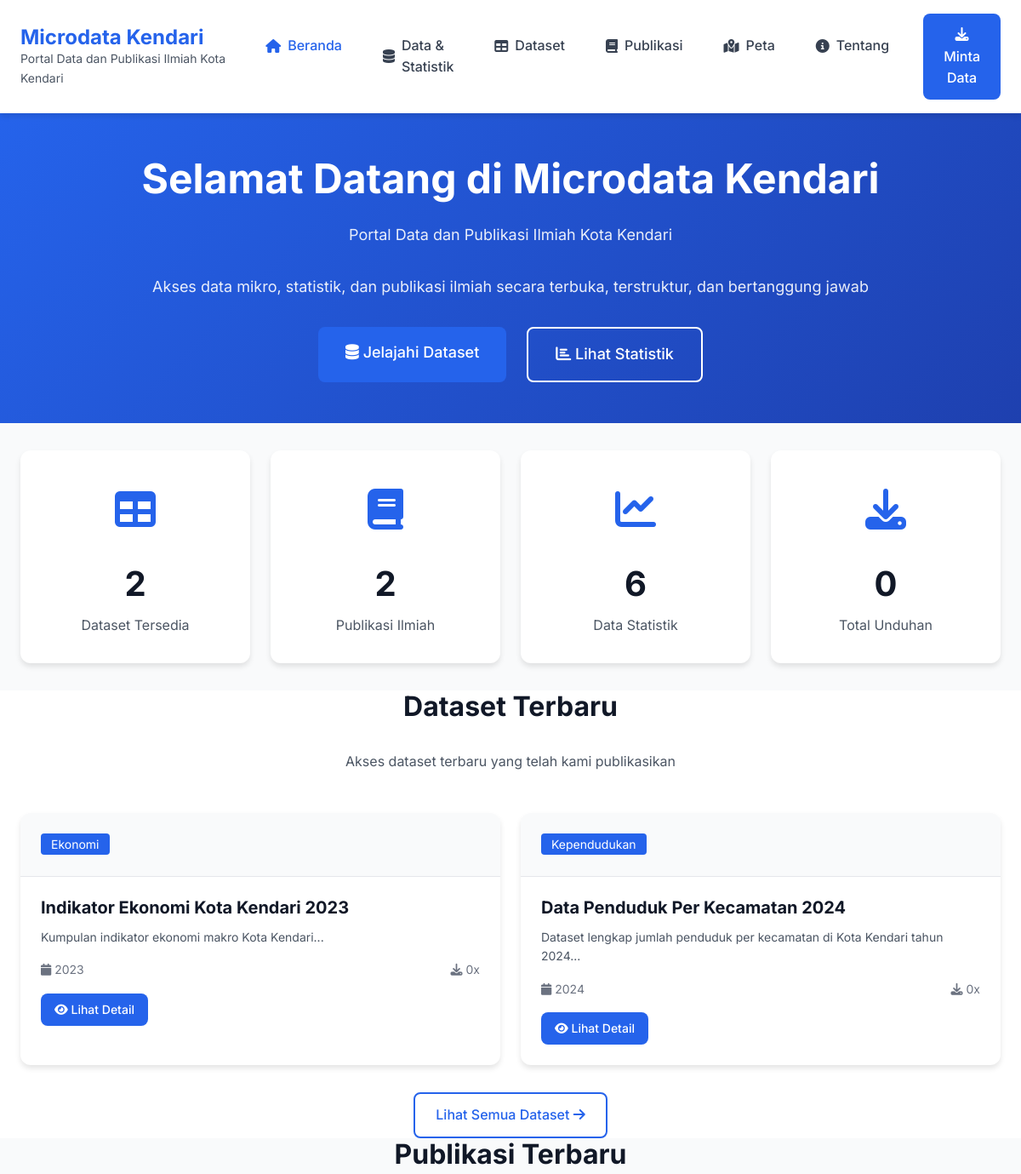
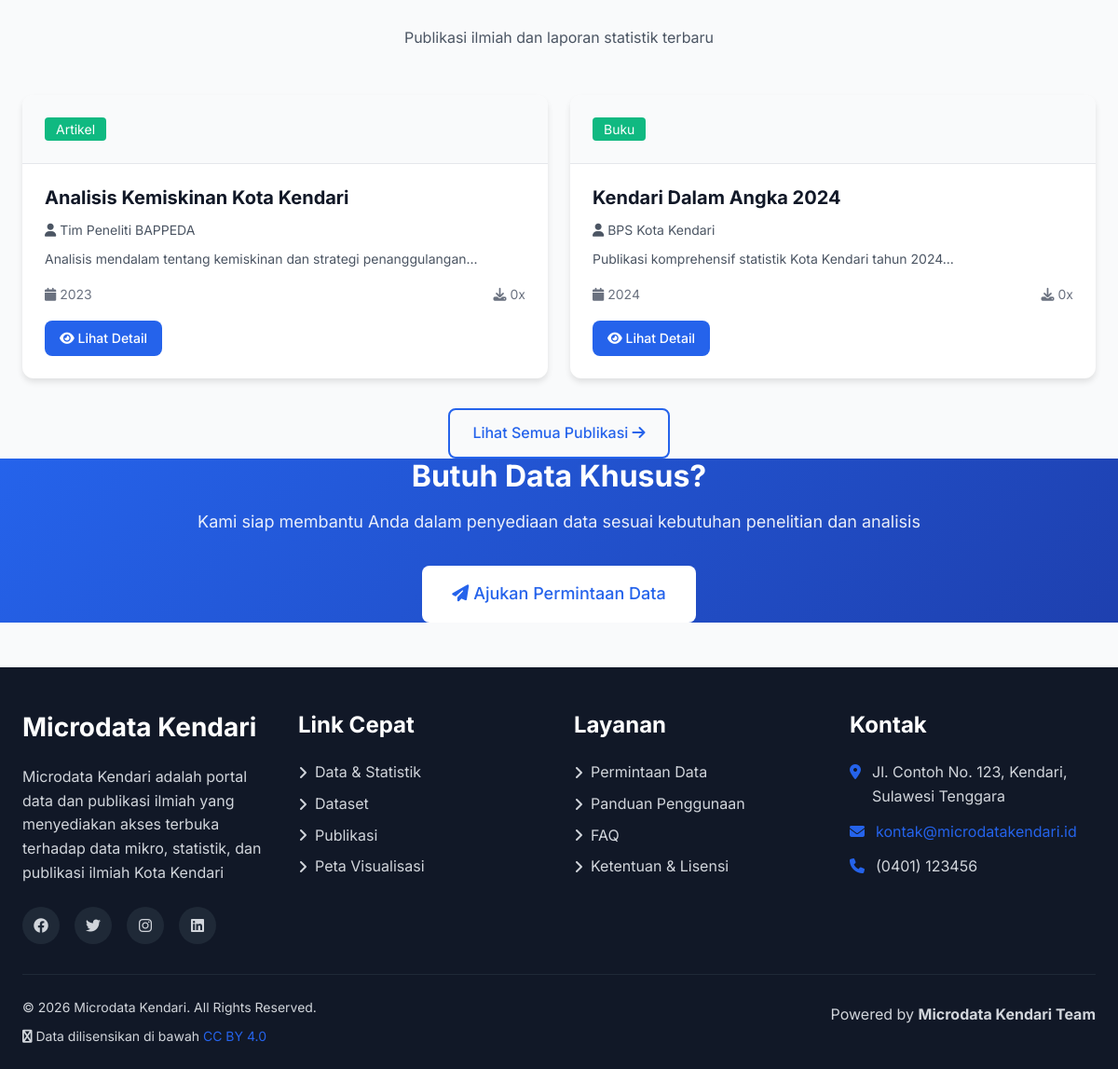
The page / on the database its author committed (2 pictures, top to bottom).
### tables this page shows
CREATE TABLE IF NOT EXISTS dataset (
    id INT AUTO_INCREMENT PRIMARY KEY,
    nama_dataset VARCHAR(255) NOT NULL,
    kategori_id INT NOT NULL,
    sumber VARCHAR(200) NOT NULL,
    metodologi TEXT COMMENT 'Metode pengumpulan data',
    tahun YEAR NOT NULL,
    periode VARCHAR(50),
    deskripsi TEXT,
    file_path VARCHAR(500) NOT NULL,
    file_name VARCHAR(255) NOT NULL,
    file_size INT COMMENT 'Ukuran file dalam bytes',
    file_type VARCHAR(50) COMMENT 'csv, xlsx, json, dll',
    jumlah_baris INT COMMENT 'Jumlah record dalam dataset',
    jumlah_kolom INT COMMENT 'Jumlah variabel/kolom',
    frekuensi_update VARCHAR(50) COMMENT 'Tahunan, Bulanan, Triwulanan',
    lisensi VARCHAR(100) DEFAULT 'Open Data',
    download_count INT DEFAULT 0,
    metadata JSON,
    tags VARCHAR(500) COMMENT 'Tag pencarian, pisahkan dengan koma',
    status ENUM('draft', 'published', 'archived') DEFAULT 'published',
    created_at TIMESTAMP DEFAULT CURRENT_TIMESTAMP,
    updated_at TIMESTAMP DEFAULT CURRENT_TIMESTAMP ON UPDATE CURRENT_TIMESTAMP,
    created_by INT,
    FOREIGN KEY (kategori_id) REFERENCES kategori(id) ON DELETE CASCADE,
    FOREIGN KEY (created_by) REFERENCES users(id) ON DELETE SET NULL,
    INDEX idx_kategori (kategori_id),
    INDEX idx_tahun (tahun),
    INDEX idx_status (status),
    FULLTEXT idx_search (nama_dataset, deskripsi, tags)
);

CREATE TABLE IF NOT EXISTS kategori (
    id INT AUTO_INCREMENT PRIMARY KEY,
    nama_kategori VARCHAR(100) NOT NULL,
    slug VARCHAR(100) NOT NULL UNIQUE,
    deskripsi TEXT,
    icon VARCHAR(50),
    urutan INT DEFAULT 0,
    status ENUM('aktif', 'nonaktif') DEFAULT 'aktif',
    created_at TIMESTAMP DEFAULT CURRENT_TIMESTAMP,
    INDEX idx_slug (slug)
);

CREATE TABLE IF NOT EXISTS publikasi (
    id INT AUTO_INCREMENT PRIMARY KEY,
    judul VARCHAR(500) NOT NULL,
    penulis VARCHAR(300) NOT NULL,
    jenis ENUM('laporan', 'artikel', 'infografis', 'policy_brief', 'buku', 'jurnal') NOT NULL,
    kategori_id INT,
    abstrak TEXT,
    tahun YEAR NOT NULL,
    bulan TINYINT COMMENT '1-12',
    file_path VARCHAR(500),
    file_name VARCHAR(255),
    file_size INT,
    cover_image VARCHAR(500),
    doi VARCHAR(100) COMMENT 'Digital Object Identifier',
    isbn VARCHAR(20),
    issn VARCHAR(20),
    halaman VARCHAR(20) COMMENT 'Contoh: 1-50, xii+120',
    penerbit VARCHAR(200),
    download_count INT DEFAULT 0,
    view_count INT DEFAULT 0,
    tags VARCHAR(500),
    status ENUM('draft', 'published', 'archived') DEFAULT 'published',
    created_at TIMESTAMP DEFAULT CURRENT_TIMESTAMP,
    updated_at TIMESTAMP DEFAULT CURRENT_TIMESTAMP ON UPDATE CURRENT_TIMESTAMP,
    created_by INT,
    FOREIGN KEY (kategori_id) REFERENCES kategori(id) ON DELETE SET NULL,
    FOREIGN KEY (created_by) REFERENCES users(id) ON DELETE SET NULL,
    INDEX idx_jenis (jenis),
    INDEX idx_tahun (tahun),
    INDEX idx_status (status),
    FULLTEXT idx_search (judul, penulis, abstrak, tags)
);

### config/database.php (called while the page is built, shortened)
<?php
function formatAngka($number, $decimals = 0) {
    return number_format($number, $decimals, ',', '.');
}
?>

### index.php (the view, shortened to what this page needs)
<?php
require_once __DIR__ . '/includes/header.php';
require_once __DIR__ . '/includes/navbar.php';
try {
    $db = getDB();
    $stmt = $db->query("SELECT COUNT(*) as total FROM dataset WHERE status = 'published'");
    $total_dataset = $stmt->fetch()['total'];
    $stmt = $db->query("SELECT COUNT(*) as total FROM publikasi WHERE status = 'published'");
    $total_publikasi = $stmt->fetch()['total'];
    $stmt = $db->query("SELECT COUNT(*) as total FROM data_statistik");
    $total_data = $stmt->fetch()['total'];
    $stmt = $db->query("SELECT (SELECT COALESCE(SUM(download_count), 0) FROM dataset) +
                               (SELECT COALESCE(SUM(download_count), 0) FROM publikasi) as total");
    $total_download = $stmt->fetch()['total'];
    $stmt = $db->query("SELECT d.*, k.nama_kategori, k.slug as kategori_slug
                       FROM dataset d
                       JOIN kategori k ON d.kategori_id = k.id
                       WHERE d.status = 'published'
                       ORDER BY d.created_at DESC
                       LIMIT 3");
    $dataset_terbaru = $stmt->fetchAll();
    $stmt = $db->query("SELECT p.*, k.nama_kategori
                       FROM publikasi p
                       LEFT JOIN kategori k ON p.kategori_id = k.id
                       WHERE p.status = 'published'
                       ORDER BY p.created_at DESC
                       LIMIT 3");
    $publikasi_terbaru = $stmt->fetchAll();
} catch (PDOException $e) {
    error_log("Error: " . $e->getMessage());
    $total_dataset = $total_publikasi = $total_data = $total_download = 0;
    $dataset_terbaru = $publikasi_terbaru = [];
}
?>
<section class="hero">
    <div class="container">
        <h1>Selamat Datang di Microdata Kendari</h1>
        <p>Portal Data dan Publikasi Ilmiah Kota Kendari</p>
        <p>Akses data mikro, statistik, dan publikasi ilmiah secara terbuka, terstruktur, dan bertanggung jawab</p>
        <div class="hero-actions">
            <a href="<?php echo BASE_URL; ?>/dataset.php" class="btn btn-primary btn-lg">
                <i class="fas fa-database"></i> Jelajahi Dataset
            </a>
            <a href="<?php echo BASE_URL; ?>/data.php" class="btn btn-outline btn-lg" style="color: white; border-color: white;">
                <i class="fas fa-chart-bar"></i> Lihat Statistik
            </a>
        </div>
    </div>
</section>
<section class="py-5">
    <div class="container">
        <div class="stats-grid">
            <div class="stat-card">
                <div class="stat-icon">
                    <i class="fas fa-table"></i>
                </div>
                <div class="stat-number"><?php echo formatAngka($total_dataset); ?></div>
                <div class="stat-label">Dataset Tersedia</div>
            </div>
            <div class="stat-card">
                <div class="stat-icon">
                    <i class="fas fa-book"></i>
                </div>
                <div class="stat-number"><?php echo formatAngka($total_publikasi); ?></div>
                <div class="stat-label">Publikasi Ilmiah</div>
            </div>
            <div class="stat-card">
                <div class="stat-icon">
                    <i class="fas fa-chart-line"></i>
                </div>
                <div class="stat-number"><?php echo formatAngka($total_data); ?></div>
                <div class="stat-label">Data Statistik</div>
            </div>
            <div class="stat-card">
                <div class="stat-icon">
                    <i class="fas fa-download"></i>
                </div>
                <div class="stat-number"><?php echo formatAngka($total_download); ?></div>
                <div class="stat-label">Total Unduhan</div>
            </div>
        </div>
    </div>
</section>
<section class="py-5" style="background-color: white;">
    <div class="container">
        <h2 class="text-center mb-4">Dataset Terbaru</h2>
        <p class="text-center mb-5" style="color: var(--gray-600);">
            Akses dataset terbaru yang telah kami publikasikan
        </p>
        <div class="stats-grid">
            <?php if (empty($dataset_terbaru)): ?>
                <div class="card">
                    <div class="card-body text-center">
                        <p>Belum ada dataset tersedia</p>
                    </div>
                </div>
            <?php else: ?>
                <?php foreach ($dataset_terbaru as $dataset): ?>
                <div class="card">
                    <div class="card-header">
                        <span class="badge" style="background-color: var(--primary-color); color: white; padding: 0.25rem 0.75rem; border-radius: 4px; font-size: 0.875rem;">
                            <?php echo htmlspecialchars($dataset['nama_kategori']); ?>
                        </span>
                    </div>
                    <div class="card-body">
                        <h4 style="font-size: 1.25rem; margin-bottom: 0.75rem;">
                            <?php echo htmlspecialchars($dataset['nama_dataset']); ?>
                        </h4>
                        <p style="color: var(--gray-600); font-size: 0.875rem; margin-bottom: 1rem;">
                            <?php echo htmlspecialchars(substr($dataset['deskripsi'] ?? '', 0, 100)); ?>...
                        </p>
                        <div style="display: flex; justify-content: space-between; align-items: center; margin-bottom: 1rem; font-size: 0.875rem; color: var(--gray-500);">
                            <span><i class="fas fa-calendar"></i> <?php echo $dataset['tahun']; ?></span>
                            <span><i class="fas fa-download"></i> <?php echo formatAngka($dataset['download_count']); ?>x</span>
                        </div>
                        <a href="<?php echo BASE_URL; ?>/dataset-detail.php?id=<?php echo $dataset['id']; ?>" class="btn btn-primary btn-sm">
                            <i class="fas fa-eye"></i> Lihat Detail
                        </a>
                    </div>
                </div>
                <?php endforeach; ?>
            <?php endif; ?>
        </div>
        <div class="text-center mt-4">
            <a href="<?php echo BASE_URL; ?>/dataset.php" class="btn btn-outline">
                Lihat Semua Dataset <i class="fas fa-arrow-right"></i>
            </a>
        </div>
    </div>
</section>
<section class="py-5">
    <div class="container">
        <h2 class="text-center mb-4">Publikasi Terbaru</h2>
        <p class="text-center mb-5" style="color: var(--gray-600);">
            Publikasi ilmiah dan laporan statistik terbaru
        </p>
        <div class="stats-grid">
            <?php if (empty($publikasi_terbaru)): ?>
                <div class="card">
                    <div class="card-body text-center">
                        <p>Belum ada publikasi tersedia</p>
                    </div>
                </div>
            <?php else: ?>
                <?php foreach ($publikasi_terbaru as $pub): ?>
                <div class="card">
                    <div class="card-header">
                        <span class="badge" style="background-color: var(--secondary-color); color: white; padding: 0.25rem 0.75rem; border-radius: 4px; font-size: 0.875rem;">
                            <?php echo htmlspecialchars(ucfirst(str_replace('_', ' ', $pub['jenis']))); ?>
                        </span>
                    </div>
                    <div class="card-body">
                        <h4 style="font-size: 1.25rem; margin-bottom: 0.75rem;">
                            <?php echo htmlspecialchars($pub['judul']); ?>
                        </h4>
                        <p style="color: var(--gray-600); font-size: 0.875rem; margin-bottom: 0.5rem;">
                            <i class="fas fa-user"></i> <?php echo htmlspecialchars($pub['penulis']); ?>
                        </p>
                        <p style="color: var(--gray-600); font-size: 0.875rem; margin-bottom: 1rem;">
                            <?php echo htmlspecialchars(substr($pub['abstrak'] ?? '', 0, 100)); ?>...
                        </p>
                        <div style="display: flex; justify-content: space-between; align-items: center; margin-bottom: 1rem; font-size: 0.875rem; color: var(--gray-500);">
                            <span><i class="fas fa-calendar"></i> <?php echo $pub['tahun']; ?></span>
                            <span><i class="fas fa-download"></i> <?php echo formatAngka($pub['download_count']); ?>x</span>
                        </div>
                        <a href="<?php echo BASE_URL; ?>/publikasi-detail.php?id=<?php echo $pub['id']; ?>" class="btn btn-primary btn-sm">
                            <i class="fas fa-eye"></i> Lihat Detail
                        </a>
                    </div>
                </div>
                <?php endforeach; ?>
            <?php endif; ?>
        </div>
        <div class="text-center mt-4">
            <a href="<?php echo BASE_URL; ?>/publikasi.php" class="btn btn-outline">
                Lihat Semua Publikasi <i class="fas fa-arrow-right"></i>
            </a>
        </div>
    </div>
</section>
<section class="py-5" style="background: linear-gradient(135deg, var(--primary-color), var(--primary-dark)); color: white;">
    <div class="container text-center">
        <h2 style="color: white; margin-bottom: 1rem;">Butuh Data Khusus?</h2>
        <p style="font-size: 1.125rem; margin-bottom: 2rem; opacity: 0.9;">
            Kami siap membantu Anda dalam penyediaan data sesuai kebutuhan penelitian dan analisis
        </p>
        <a href="<?php echo BASE_URL; ?>/layanan.php#request" class="btn btn-lg" style="background-color: white; color: var(--primary-color);">
            <i class="fas fa-paper-plane"></i> Ajukan Permintaan Data
        </a>
    </div>
</section>
<?php require_once __DIR__ . '/includes/footer.php'; ?>

### rows shown on the page
dataset: kategori.nama_kategori "Ekonomi", nama_dataset "Indikator Ekonomi Kota Kendari 2023", deskripsi "Kumpulan indikator ekonomi makro Kota Kendari", tahun "2023", download_count "0"
dataset: kategori.nama_kategori "Kependudukan", nama_dataset "Data Penduduk Per Kecamatan 2024", deskripsi "Dataset lengkap jumlah penduduk per kecamatan di Kota Kendari tahun 2024", tahun "2024", download_count "0"
publikasi: jenis "Artikel", judul "Analisis Kemiskinan Kota Kendari", penulis "Tim Peneliti BAPPEDA", abstrak "Analisis mendalam tentang kemiskinan dan strategi penanggulangan", tahun "2023", download_count "0"
publikasi: jenis "Buku", judul "Kendari Dalam Angka 2024", penulis "BPS Kota Kendari", abstrak "Publikasi komprehensif statistik Kota Kendari tahun 2024", tahun "2024", download_count "0"

### other values the page prints
$nama_website "Microdata Kendari"
$tagline "Portal Data dan Publikasi Ilmiah Kota Kendari"
formatAngka($total_dataset) "2"
formatAngka($total_publikasi) "2"
formatAngka($total_data) "6"
formatAngka($total_download) "0"
$pengaturan['deskripsi'] "Microdata Kendari adalah portal data dan publikasi ilmiah yang menyediakan akses terbuka terhadap data mikro, statistik, dan publikasi ilmiah Kota Kendari"
$pengaturan['alamat'] "Jl. Contoh No. 123, Kendari, Sulawesi Tenggara"
$pengaturan['email_kontak'] "kontak@microdatakendari.id"
$pengaturan['telepon'] "(0401) 123456"
